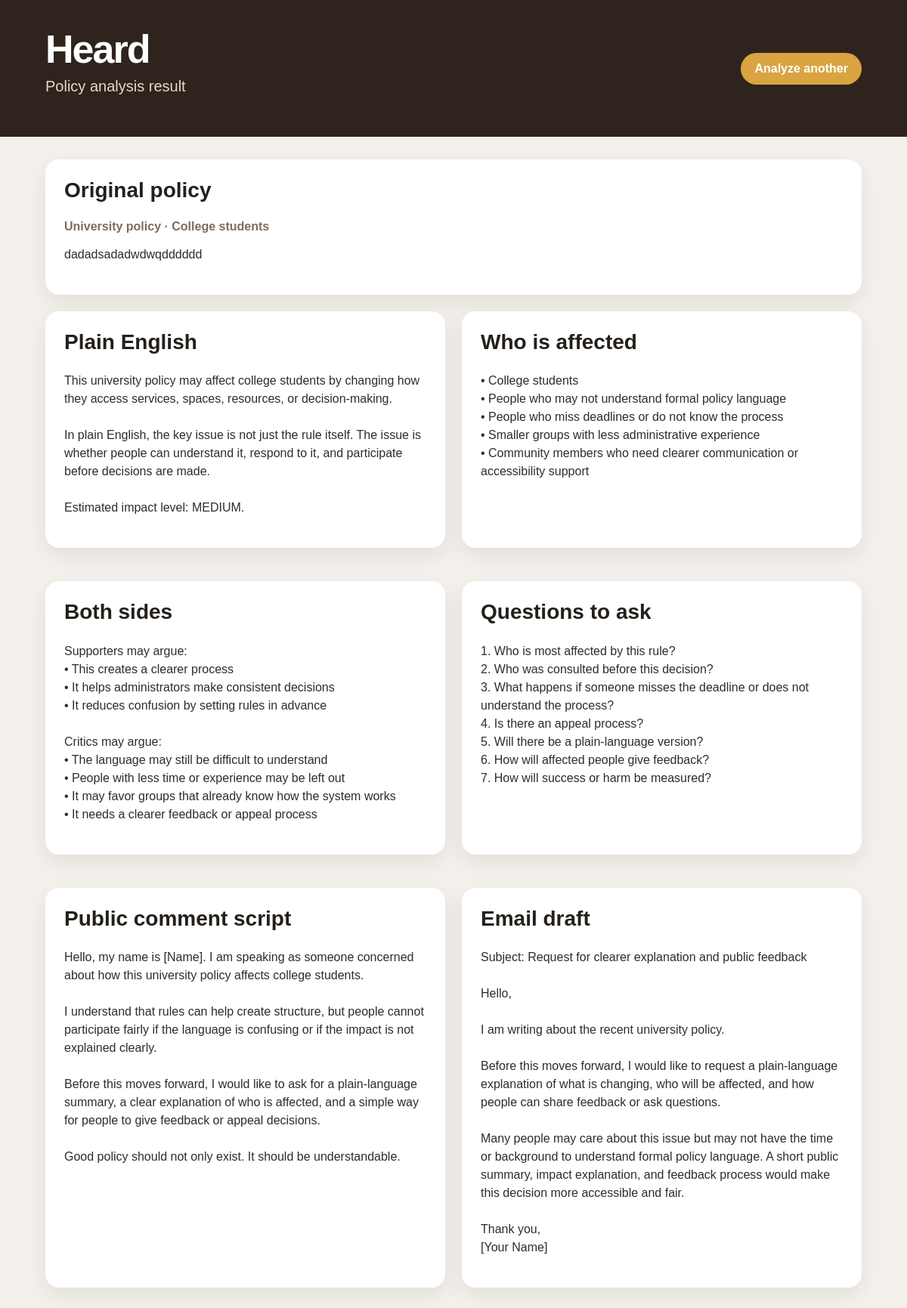
Page /result/2 on the committed database.
### tables this page shows
CREATE TABLE analyses (
            id INTEGER PRIMARY KEY AUTOINCREMENT,
            audience TEXT,
            policy_type TEXT,
            policy_text TEXT,
            summary TEXT,
            affected TEXT,
            both_sides TEXT,
            questions TEXT,
            script TEXT,
            email TEXT,
            created_at TEXT
        );

### app.py (the view)
@app.route("/result/<int:analysis_id>")
def result(analysis_id):
    conn = sqlite3.connect(DB_NAME)
    conn.row_factory = sqlite3.Row
    cur = conn.cursor()
    cur.execute("SELECT * FROM analyses WHERE id = ?", (analysis_id,))
    analysis = cur.fetchone()
    conn.close()
    if analysis is None:
        return "Analysis not found", 404
    return render_template("result.html", analysis=analysis)

### templates/result.html (shortened to what this page needs)
<!DOCTYPE html>
<html>
<head>
    <link rel="stylesheet" href="/static/style.css">
</head>
<body>
<div class="hero">
    <div>
        <h1>Heard</h1>
        <p class="tagline">Policy analysis result</p>
    </div>
    <a class="home" href="/">Analyze another</a>
</div>
<div class="result-container">
    <div class="result-card">
        <h2>Original policy</h2>
        <p class="meta">{{ analysis['policy_type'] }} · {{ analysis['audience'] }}</p>
        <pre>{{ analysis['policy_text'] }}</pre>
    </div>
    <div class="grid">
        <div class="result-card">
            <h2>Plain English</h2>
            <pre>{{ analysis['summary'] }}</pre>
        </div>
        <div class="result-card">
            <h2>Who is affected</h2>
            <pre>{{ analysis['affected'] }}</pre>
        </div>
        <div class="result-card">
            <h2>Both sides</h2>
            <pre>{{ analysis['both_sides'] }}</pre>
        </div>
        <div class="result-card">
            <h2>Questions to ask</h2>
            <pre>{{ analysis['questions'] }}</pre>
        </div>
        <div class="result-card">
            <h2>Public comment script</h2>
            <pre>{{ analysis['script'] }}</pre>
        </div>
        <div class="result-card">
            <h2>Email draft</h2>
            <pre>{{ analysis['email'] }}</pre>
        </div>
    </div>
</div>
</body>
</html>

### static/style.css (style rules this page uses)
* { box-sizing: border-box; }
body { margin: 0; font-family: Arial, sans-serif; background: #f4f1ec; color: #241f1a; }
.hero { background: #2f241d; color: white; padding: 35px 60px; display: flex; justify-content: space-between; align-items: center; }
h1 { font-size: 52px; margin: 0; letter-spacing: -2px; }
.tagline { font-size: 20px; margin-top: 8px; color: #e7d8c9; }
h2 { margin-top: 0; font-size: 28px; }
.result-container { padding: 30px 60px; }
.grid { display: grid; grid-template-columns: 1fr 1fr; gap: 22px; }
.result-card { background: white; padding: 25px; border-radius: 18px; margin-bottom: 22px; box-shadow: 0 10px 30px rgba(0,0,0,0.08); }
pre { white-space: pre-wrap; font-family: Arial, sans-serif; line-height: 1.5; color: #332b25; }
.meta { color: #7a6d61; font-weight: bold; }
.home { color: white; text-decoration: none; background: #d9a441; padding: 12px 18px; border-radius: 25px; font-weight: bold; }

### rows in the picture
analyses: policy_type "University policy", audience "College students", policy_text "dadadsadadwdwqdddddd", summary "This university policy may affect college students by changing how they access services, spaces, resources, or decision-making. In plain English, the key issue is not just the rule itself. The issue is whether people can understand it, respond to it, and participate before decisions are made. Estimated impact level: MEDIUM.", affected "• College students • People who may not understand formal policy language • People who miss deadlines or do not know the process • Smaller groups with less administrative experience • Community members who need clearer communication or accessibility support", both_sides "Supporters may argue: • This creates a clearer process • It helps administrators make consistent decisions • It reduces confusion by setting rules in advance Critics may argue: • The language may still be difficult to understand • People with less time or experience may be left out • It may favor groups that already know how the system works • It needs a clearer feedback or appeal process", questions "1. Who is most affected by this rule? 2. Who was consulted before this decision? 3. What happens if someone misses the deadline or does not understand the process? 4. Is there an appeal process? 5. Will there be a plain-language version? 6. How will affected people give feedback? 7. How will success or harm be measured?", script "Hello, my name is [Name]. I am speaking as someone concerned about how this university policy affects college students. I understand that rules can help create structure, but people cannot participate fairly if the language is confusing or if the impact is not explained clearly. Before this moves forward, I would like to ask for a plain-language summary, a clear explanation of who is affected, and a simple way for people to give feedback or appeal decisions. Good policy should not only exist. It should be understandable.", email "Subject: Request for clearer explanation and public feedback Hello, I am writing about the recent university policy. Before this moves forward, I would like to request a plain-language explanation of what is changing, who will be affected, and how people can share feedback or ask questions. Many people may care about this issue but may not have the time or background to understand formal policy language. A short public summary, impact explanation, and feedback process would make this decision more accessible and fair. Thank you, [Your Name]"
